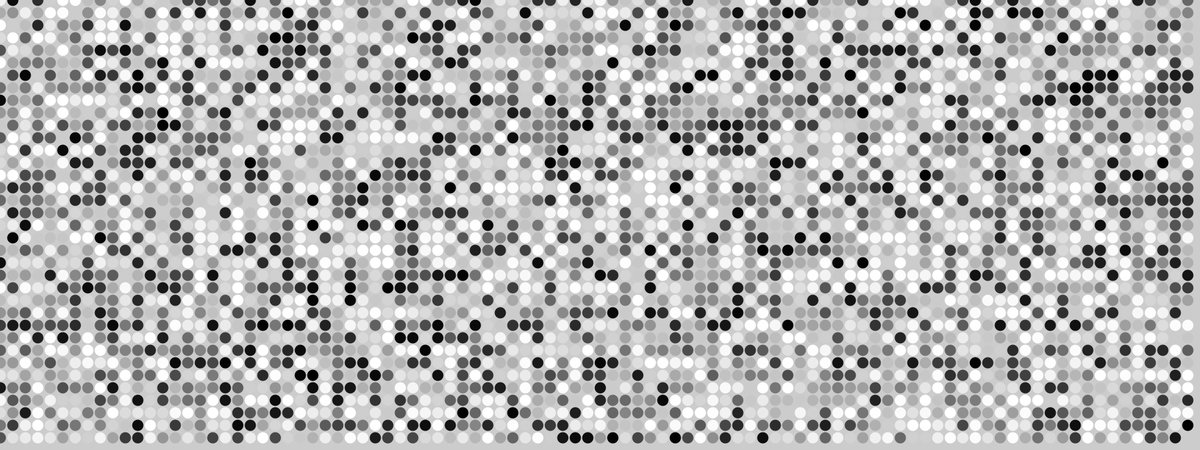
Frame 1 (no input)
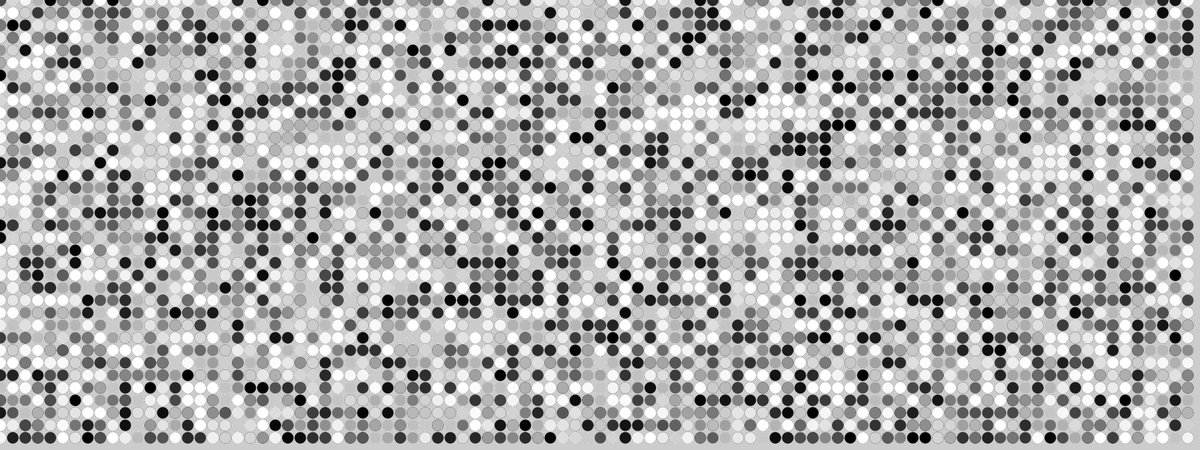
Frame 60 (the mouse pressed at the canvas centre just before this capture)
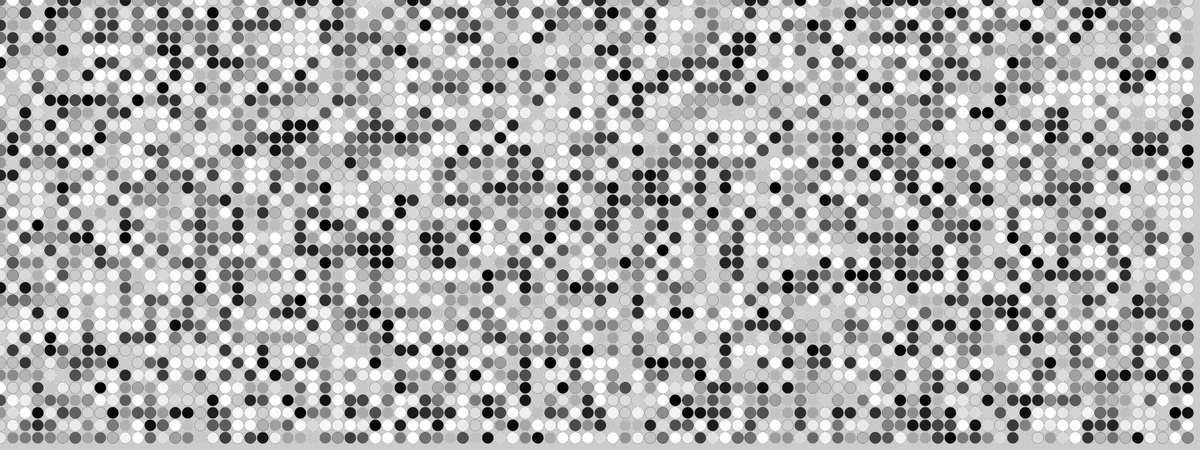
Frame 120 (the mouse held since frame 60 and released just before this capture)

The Processing sketch that drew these frames (run headless with seeded random() and noise(); from frame 60 on, the mouse is pressed at the canvas centre):

// Processing sketch: turbulenceCircles
// ── turbulenceCircles.pde
float power = 6; // Turbulence power
float d = 8; // Turbulence density
void setup () {
  colorMode(HSB);
  size(1920, 720);
  noStroke();
  strokeWeight(18);
}
void draw() {
  
  for (int y = 0; y < height; y+=20) {
    for (int x = 0; x < width; x+=20) {
      float total = 0.0;
      for (float i = d; i >= 1; i = i/2.0) {
        total += noise(x/d, y/d) * d;
      }
      float turbulence = 128.0 * total / d;
      float base = (x * 0.2) + (y * 0.12);
      float offset = base + (power * turbulence / 256.0);
      float c = abs(sin(offset + frameCount/4.0)) * 256.0;
      stroke(c);
      point(x, y);
    }
  }
}
